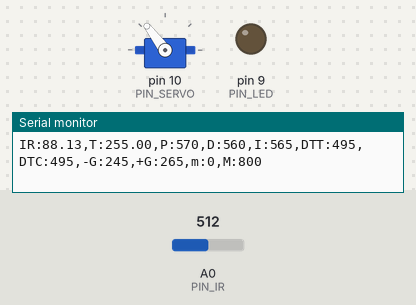
Simulated run of this sketch. Board: Arduino Uno, built with avr-gcc and run on an emulated ATmega328P. Shown: servo, output pins drawn as LEDs (lit = HIGH), the last lines printed to the serial monitor. Inputs (shaded band) come from the test bench; at power-on: A0 (PIN_IR) = 512.

Above: at 1.2 s.
1.3 s: A0 (PIN_IR) set to 400
At 1.72 s:
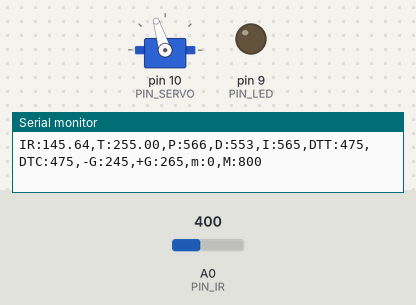
4.3 s: A0 (PIN_IR) set to 245
At 5.53 s:
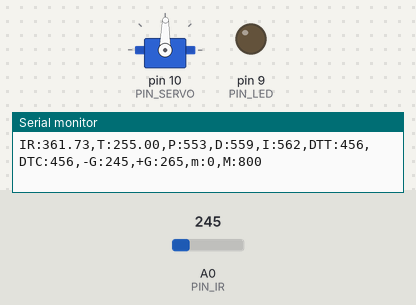
7.3 s: A0 (PIN_IR) set to 122
At 8.7 s:
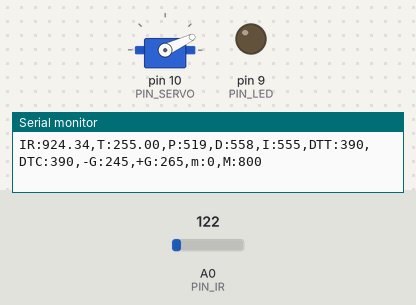
9.0 s: A0 (PIN_IR) set to 0
11.6 s: A0 (PIN_IR) set to 110
Timing chart, 0 to 14.6 s (numbered marks = the images above; inputs shaded):
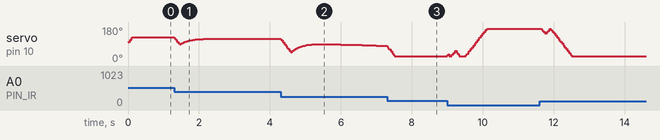

The sketch:

PID-3.ino
```cpp
#include <Servo.h>     // [20213066] 서보모터 라이브러리 사용

/////////////////////////////
// Configurable parameters //
/////////////////////////////

// Arduino pin assignment
#define PIN_LED 9          // [20200000] LED 핀 정의
#define PIN_SERVO 10       // [20213069] servo 핀 정의
#define PIN_IR A0      // [20213077] analong 핀 정의

// Framework setting
#define _DIST_TARGET 255  // [20213080] 멈추려는 목표거리 정의
#define _DIST_MIN 100 // [20213058] 측정 최소거리, 플로터 범위
#define _DIST_MAX 410    // [20213065] 측정 최대거리,플로터 범위

// Distance sensor
#define _DIST_ALPHA 0.08

// Servo range
#define _DUTY_MIN 800    // [20213060] 서보 duty 최소값
#define _DUTY_NEU 1550    // [20213064] 서보 duty 중간값
#define _DUTY_MAX 2300    // [20213079] 서보 duty 최댓값

// Servo speed control
#define _SERVO_ANGLE 30       // [20213062] 서보 각도
#define _SERVO_SPEED 50     // [20213075] 서보의 속도

// Event periods
#define _INTERVAL_DIST 20   // [20213058] 거리측정 주기
#define _INTERVAL_SERVO 20    // [20213055] 서보 조정 주기
#define _INTERVAL_SERIAL 100  // [20213058] 시리얼 제어 주기

// PID parameters
#define _KP 1.2   // [20213058]비례이득
#define _KD 120.0     // 미분이득
#define _KI 0.01

#define _ITERM_MAX 100

//////////////////////
// global variables //
//////////////////////

// Servo instance
Servo myservo;    // [20213068] 서보 변수명을 myservo로 선언

// Distance sensor
float dist_target; // location to send the ball
float dist_raw, dist_ema;    // [20213077] 측정값, ema필터 적용값

// Event periods
unsigned long last_sampling_time_dist, last_sampling_time_servo, last_sampling_time_serial;
bool event_dist, event_servo, event_serial; // [20213072] 거리, 서보, 시리얼 측정 여부

// Servo speed control
int duty_chg_per_interval; // [20213058]한 주기 당 제어할 최대 duty값
int duty_target, duty_curr; // [20213055] 목표 pulse주기값, 현재 pulse주기값

// PID variables
float error_curr, error_prev, control, pterm, dterm, iterm;

float x[7] = {};
float y[7] = {100, 150, 200, 250, 300, 350, 400};


void setup() {
// initialize GPIO pins for LED and attach servo
pinMode(PIN_LED,OUTPUT);
myservo.attach(PIN_SERVO);

// move servo to neutral position
duty_target = duty_curr = _DUTY_NEU; // [20213075] 초기화
myservo.writeMicroseconds(duty_curr); // [20213078] 서보 중립위치

// initialize serial port
Serial.begin(57600); // [20213058]

// initialize global variables
dist_target = _DIST_TARGET;
dist_raw = dist_ema = ir_distance();
error_curr = error_prev = dist_target - dist_raw;

last_sampling_time_dist = 0; // [20213078] last_sampling_time_dist 초기화
last_sampling_time_servo = 0; // [20213055]
last_sampling_time_serial = 0; // [20213080]

pterm = 558;
dterm = 558;
iterm = 558;

event_dist = event_servo = event_serial = false;

// convert angle speed into duty change per interval.
  duty_chg_per_interval = (float)(_DUTY_MAX - _DUTY_MIN) * _SERVO_SPEED / ((float)_SERVO_ANGLE) * _INTERVAL_SERVO / 1000; // [20213078] 한 주기 당 제어할 최대 duty값 초기화
}


void loop() {
/////////////////////
// Event generator //
/////////////////////
  unsigned long time_curr = millis();
  if(time_curr >= last_sampling_time_dist + _INTERVAL_DIST) {
        last_sampling_time_dist += _INTERVAL_DIST;
        event_dist = true;
  }
  if(time_curr >= last_sampling_time_servo + _INTERVAL_SERVO) {
        last_sampling_time_servo += _INTERVAL_SERVO;
        event_servo = true;
  }
  if(time_curr >= last_sampling_time_serial + _INTERVAL_SERIAL) {
        last_sampling_time_serial += _INTERVAL_SERIAL;
        event_serial = true;
  }
//[20213080]


////////////////////
// Event handlers //
////////////////////

  if(event_dist) {
     event_dist = false; //[20213078]
  // get a distance reading from the distance sensor
      dist_raw = ir_distance_filtered(); // [20213055]
      dist_ema = (1 - _DIST_ALPHA) * dist_ema + _DIST_ALPHA * dist_raw;  //[20213075]

  // PID control logic
    error_curr = dist_target - dist_ema; // [20213075]
    pterm = _KP * error_curr; // [20213078]
    dterm = _KD * (error_curr - error_prev);  //[20213077]
    iterm += _KI * error_curr;

    if(iterm > _ITERM_MAX) iterm = _ITERM_MAX;
    if(iterm < - _ITERM_MAX) iterm = - _ITERM_MAX;


    control = pterm + dterm + iterm; // [20213078]

  // duty_target = f(duty_neutral, control)
    duty_target = _DUTY_NEU + control; // [20213055]

  // keep duty_target value within the range of [_DUTY_MIN, _DUTY_MAX]
  if(duty_target < _DUTY_MIN){
    duty_target = _DUTY_MIN;
  } // [20213080]
  if(duty_target > _DUTY_MAX){
    duty_target = _DUTY_MAX;
  } // [20213080]

   error_prev = error_curr;  // error update
  }

  if(event_servo) {
event_servo = false; // [20213078]

// adjust duty_curr toward duty_target by duty_chg_per_interval
  if(duty_target > duty_curr) {
  duty_curr += duty_chg_per_interval;
  if(duty_curr > duty_target) duty_curr = duty_target;
  }
  else {
  duty_curr -= duty_chg_per_interval;
  if(duty_curr < duty_target) duty_curr = duty_target;

  } // [20213075]

}
  // update servo position
  myservo.writeMicroseconds(duty_curr); // [20213058]


  if(event_serial) {
    event_serial = false;
    Serial.print("IR:");
    Serial.print(dist_ema);
    Serial.print(",T:");
    Serial.print(dist_target);
    Serial.print(",P:");
    Serial.print(map(pterm,-1000,1000,510,610));
    Serial.print(",D:");
    Serial.print(map(dterm,-1000,1000,510,610));
    Serial.print(",I:");
    Serial.print(map(iterm,-1000,1000,510,610));
    Serial.print(",DTT:");
    Serial.print(map(duty_target,1000,2000,410,510));
    Serial.print(",DTC:");
    Serial.print(map(duty_curr,1000,2000,410,510));
    Serial.println(",-G:245,+G:265,m:0,M:800");
// Min :측정 최소거리, Max : 최대거리, Low : 목표구역 최소거리, dist_target :기준이 되는 거리, High : 목표구역 최대거리 값을 시리얼 모니터에 표시

  }
}

float ir_distance(void){ // return value unit: mm
  int a = 101;
  int b = 267;
  float val;
  float volt = float(analogRead(PIN_IR));
  val = ((6762.0/(volt-9.0))-4.0) * 10.0;
  val = 100 + 300.0 / (b - a) * (val - a);
  return val;
} // [20213075]

float ir_distance_filtered(void){ // return value unit: mm

  return ir_distance(); // for now, just use ir_distance() without noise filter.
}
```
